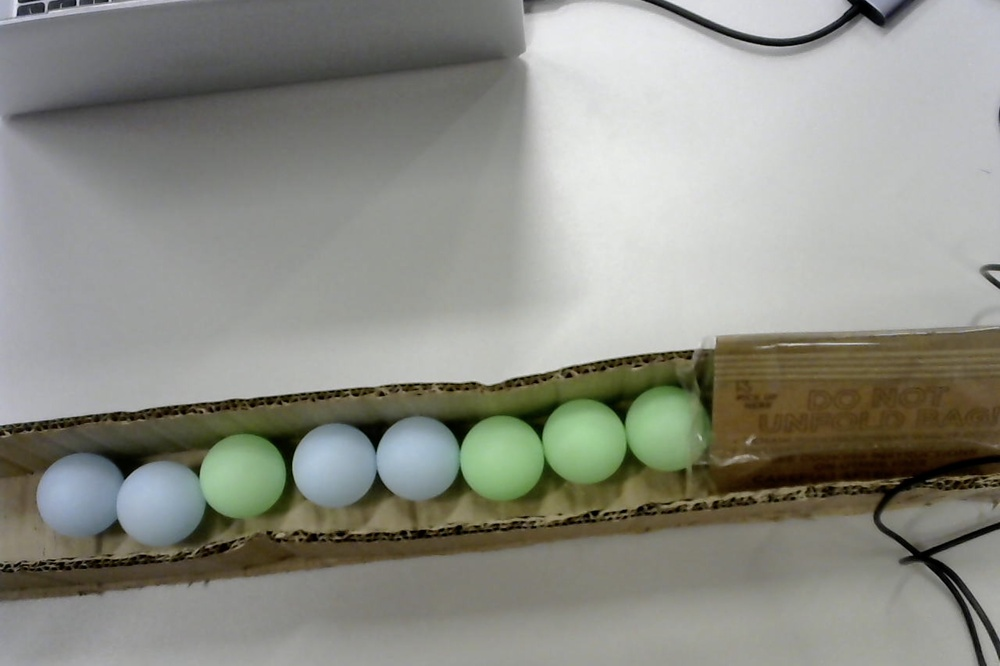
#> input picture src/vision/buffer_5.jpg, 1000 x 666 px, shrunk from 2972 x 1980 before the run
$ python opencv_test.py
#> lines starting #> are read from the running program, lines starting #| are printed output that depends on the picture; after the words box and inside, x2 and y2 are one past the last pixel; in counts of white or black regions, pixels touching at a corner belong together
# this filters by color to find the circles of either blue  or green color
import cv2
import numpy as np

GREEN_BIT_VALUE = 0
BLUE_BIT_VALUE = 1

frame = cv2.imread("buffer_5.jpg")
#> frame is the input picture: shape (666, 1000, 3); mean B, G, R 133.6, 142.1, 141.2

#TODO: create a while loop to take an iamge every 0.1 seconds
hsv = cv2.cvtColor(frame, cv2.COLOR_BGR2HSV)
#> hsv: shape (666, 1000, 3); mean H, S, V 52.1, 36, 145.2

blurred = cv2.GaussianBlur(hsv,(7,7),0)
#> blurred: shape (666, 1000, 3); mean H, S, V 52.1, 36, 145.2

# Threshold of blue in HSV space
lower_blue = np.array([60, 35, 150])
upper_blue = np.array([180, 255, 255])

# Threshold of green in HSV space
lower_green = np.array([50, 40, 20])
upper_green = np.array([70, 255, 255])

def main():
    # preparing the mask to overlay
    blue_mask = cv2.inRange(blurred, lower_blue, upper_blue)

    # preparing the mask to overlay
    green_mask = cv2.inRange(blurred, lower_green, upper_green)

    cv2.imshow('frame', frame)
    cv2.imshow('blue mask', blue_mask)


    green_contours = find_contours(green_mask)
    blue_contours = find_contours(blue_mask)
    print(f"green size: {len(green_contours)}")
    print(f"blue size: {len(blue_contours)}")

    cv2.imshow('green mask', green_mask)

    # covert the tuple into a list
    blue_contours = list(blue_contours)
    green_contours = list(green_contours)

    blue_contour_tuples = find_contour_centers(blue_contours)
    green_contour_tuples = find_contour_centers(green_contours)

    bits = []

    combined_list = blue_contour_tuples + green_contour_tuples

    while combined_list:
        # find the minimum tuple
        xs, _ = zip(*combined_list)
        minx_index = xs.index(min(xs))

        is_blue = blue_mask[combined_list[minx_index][1], combined_list[minx_index][0]]
        is_green = green_mask[combined_list[minx_index][1], combined_list[minx_index][0]]

        if is_blue == 255:
            bits.append(BLUE_BIT_VALUE)
        elif is_green == 255:
            bits.append(GREEN_BIT_VALUE)
        else:
            print("NOT BLUE OR GREEN")

        del combined_list[minx_index]

    print(bits)
    cv2.waitKey(0)

def find_contours(mask_image):
    # erode to get rid of unneeded pixels
    # kernel = np.ones((5, 5), np.uint8)
    kernel = cv2.getStructuringElement(cv2.MORPH_ELLIPSE,(4,4))

    blue_img_erosion = cv2.erode(mask_image, kernel, iterations=32)


    edged = cv2.Canny(blue_img_erosion, 30, 200)

    cv2.imshow('eroded', edged)

    contours, _ = cv2.findContours(edged,
        cv2.RETR_EXTERNAL, cv2.CHAIN_APPROX_NONE)

    return contours

def find_contour_centers(contours):
    contour_tuples = []
    for contour in contours:
        (x,y),_ = cv2.minEnclosingCircle(contour)
        print(f"{int(x)} {int(y)}")

        this_tuple =  (int(x), int(y))
        contour_tuples.append(this_tuple)
        # go from smallest x to highest x
        # and get the pixel value from the original image at each of those values
    return contour_tuples

if __name__ == '__main__':
    main()
#> in main, `blue_mask = cv2.inRange(blurred, lower_blue, upper_blue)`:
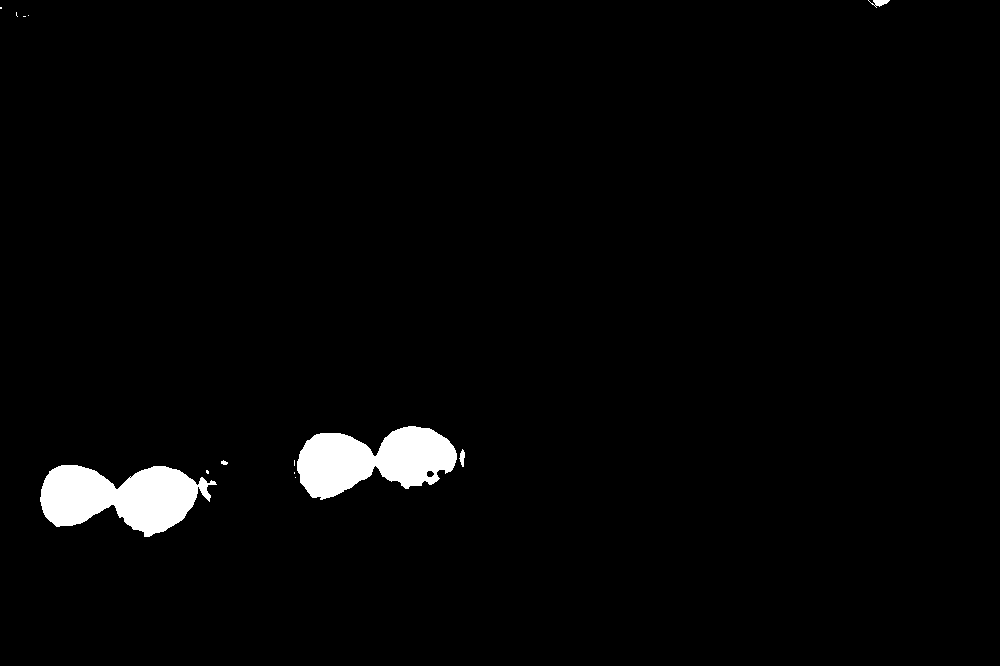
#> blue_mask: shape (666, 1000); 2.3% white; 13 white regions (8 under 20 px), largest, box (x1, y1, x2, y2) and area: (40, 465, 217, 537) 7904, (297, 426, 457, 500) 7513, (868, 0, 890, 8) 85, (459, 449, 465, 467) 65, (221, 460, 228, 465) 24
#> in main, `green_mask = cv2.inRange(blurred, lower_green, upper_green)`:
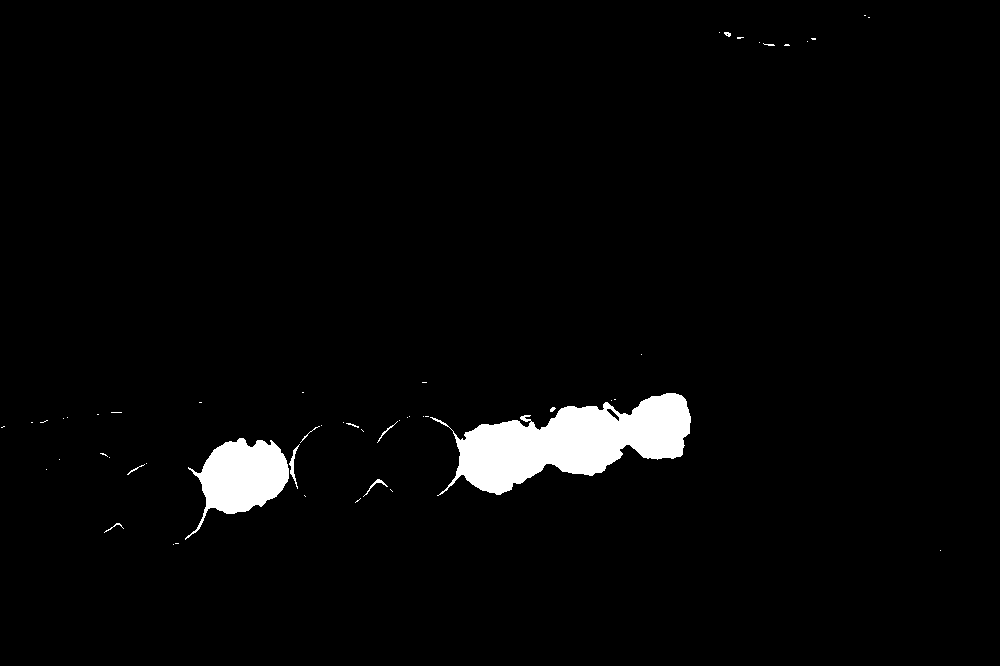
#> green_mask: shape (666, 1000); 2.9% white; 52 white regions (41 under 20 px), largest, box (x1, y1, x2, y2) and area: (430, 393, 691, 496) 13385, (185, 438, 289, 540) 5216, (289, 444, 300, 489) 125
#> in find_contours, `blue_img_erosion = cv2.erode(mask_image, kernel, iterations=32)`: blue_img_erosion: shape (666, 1000); every value is 0
#> in find_contours, `contours, _ = cv2.findContours(edged, cv2.RETR_EXTERNAL, cv2.CHAIN_APP..`: contours = []
#| green size: 0
#| blue size: 0

$ run again, with src/vision/buffer_2.jpg copied over src/vision/buffer_5.jpg
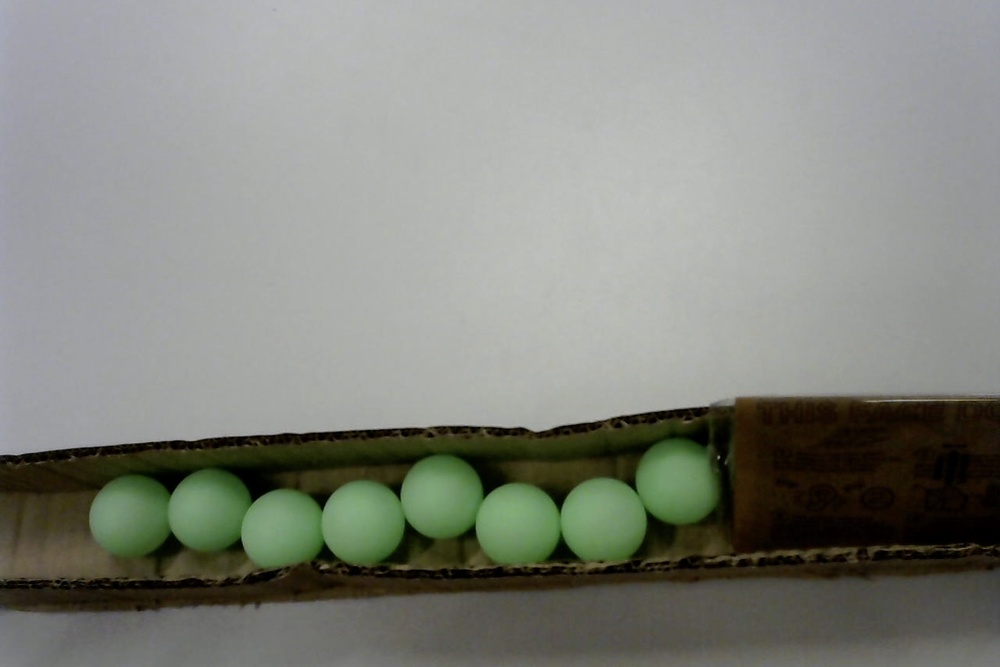
#> input picture src/vision/buffer_2.jpg, 1000 x 667 px, shrunk from 1440 x 960 before the run
#> frame is the input picture: shape (667, 1000, 3); mean B, G, R 125.7, 133.2, 130.9
#> hsv: shape (667, 1000, 3); mean H, S, V 56.2, 47.8, 135.3
#> blurred: shape (667, 1000, 3); mean H, S, V 56.2, 47.8, 135.3
#> in main, `blue_mask = cv2.inRange(blurred, lower_blue, upper_blue)`:
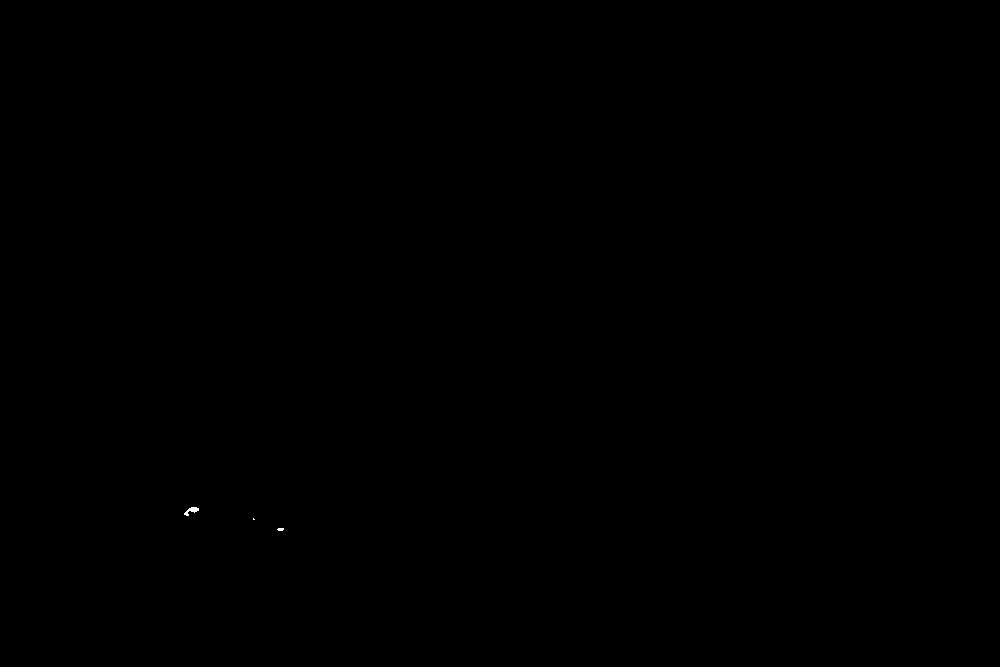
#> blue_mask: shape (667, 1000); 0.01% white; 3 white regions (2 under 20 px), largest, box (x1, y1, x2, y2) and area: (184, 507, 199, 516) 64
#> in main, `green_mask = cv2.inRange(blurred, lower_green, upper_green)`:
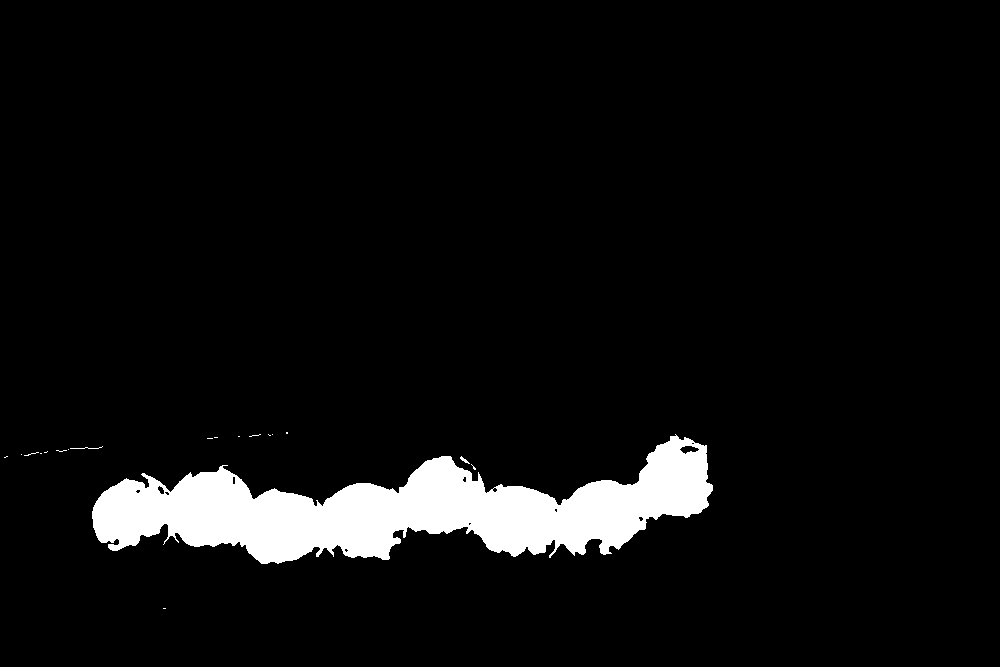
#> green_mask: shape (667, 1000); 5.8% white; 19 white regions (16 under 20 px), largest, box (x1, y1, x2, y2) and area: (92, 434, 713, 564) 38718, (70, 446, 103, 449) 33, (460, 456, 470, 464) 28
#> blue_img_erosion: shape (667, 1000); every value is 0
#> contours = []
#| green size: 0
#| blue size: 0

$ run again, with src/vision/buffer_3.jpg copied over src/vision/buffer_5.jpg
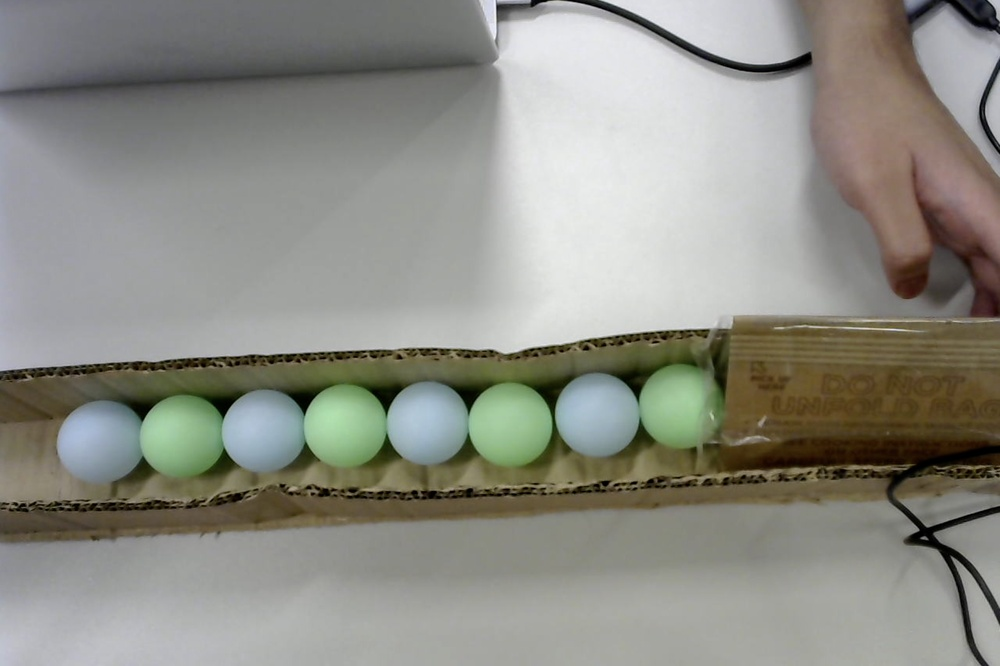
#> input picture src/vision/buffer_3.jpg, 1000 x 666 px, shrunk from 2972 x 1980 before the run
#> frame is the input picture: shape (666, 1000, 3); mean B, G, R 133, 141.3, 141.4
#> hsv: shape (666, 1000, 3); mean H, S, V 54.5, 36.4, 145.5
#> blurred: shape (666, 1000, 3); mean H, S, V 54.5, 36.4, 145.5
#> in main, `blue_mask = cv2.inRange(blurred, lower_blue, upper_blue)`:
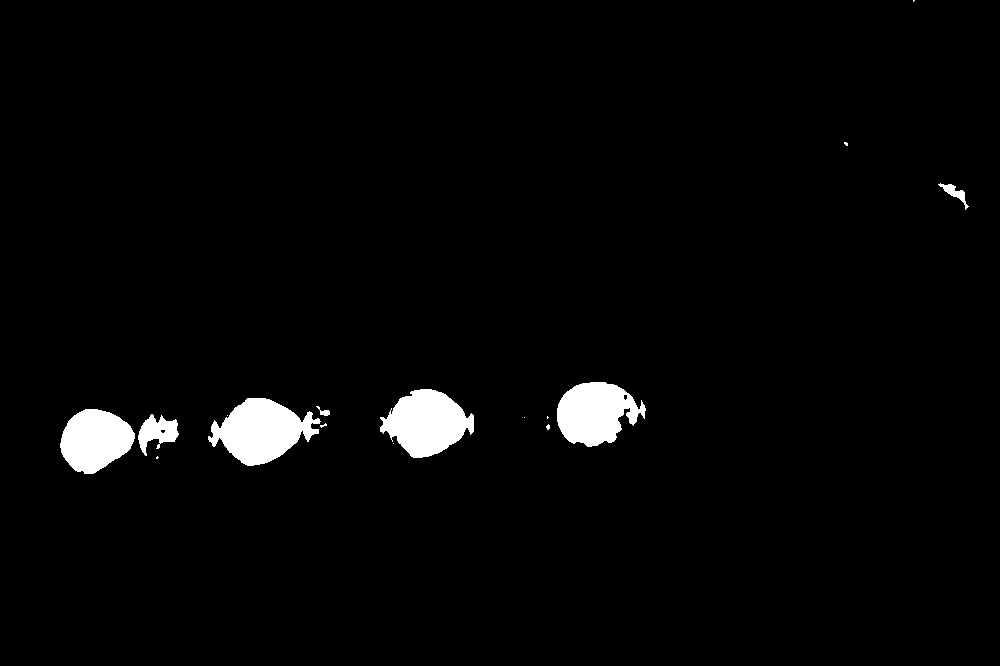
#> blue_mask: shape (666, 1000); 2.6% white; 16 white regions (9 under 20 px), largest, box (x1, y1, x2, y2) and area: (208, 398, 321, 466) 4533, (380, 389, 474, 458) 4214, (557, 382, 646, 447) 3916
#> in main, `green_mask = cv2.inRange(blurred, lower_green, upper_green)`:
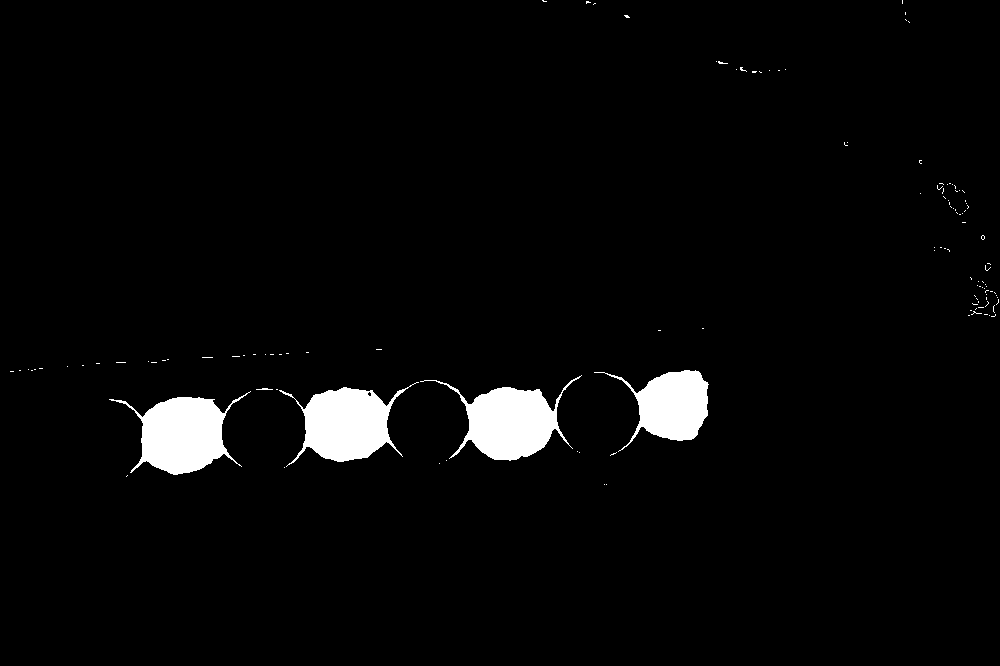
#> green_mask: shape (666, 1000); 3.2% white; 125 white regions (120 under 20 px), largest, box (x1, y1, x2, y2) and area: (109, 391, 251, 475) 5601, (420, 375, 582, 461) 5535, (279, 382, 419, 467) 5442, (594, 370, 709, 452) 4219, (256, 388, 273, 390) 23
#> blue_img_erosion: shape (666, 1000); every value is 0
#> contours = []
#| green size: 0
#| blue size: 0

$ run again, with src/vision/buffer_4.jpg copied over src/vision/buffer_5.jpg
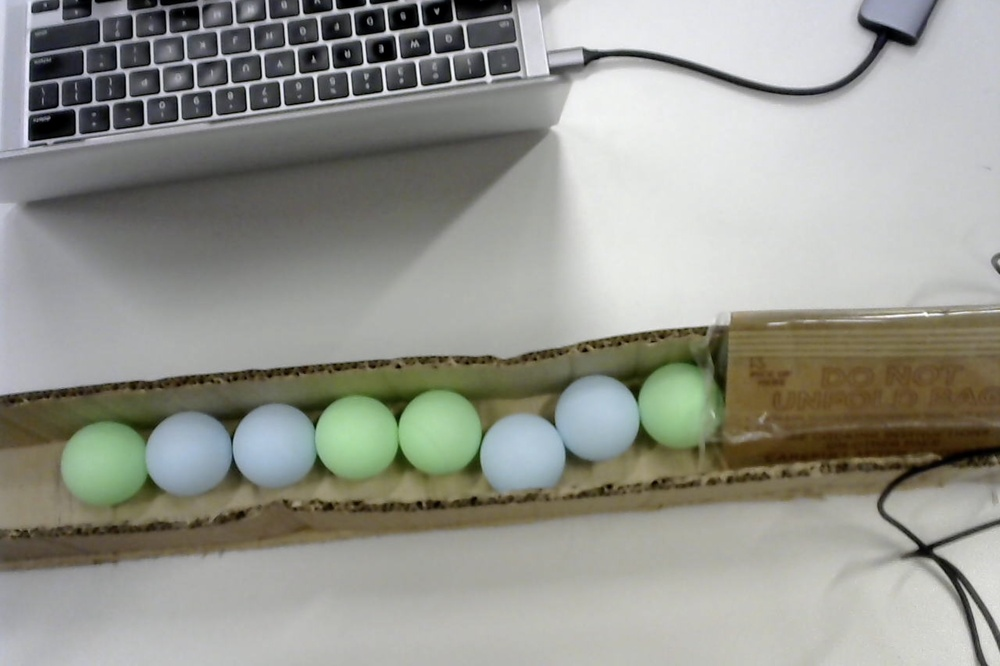
#> input picture src/vision/buffer_4.jpg, 1000 x 666 px, shrunk from 2972 x 1980 before the run
#> frame is the input picture: shape (666, 1000, 3); mean B, G, R 142.3, 150.1, 149.3
#> hsv: shape (666, 1000, 3); mean H, S, V 56.5, 32.7, 153.8
#> blurred: shape (666, 1000, 3); mean H, S, V 56.5, 32.7, 153.8
#> in main, `blue_mask = cv2.inRange(blurred, lower_blue, upper_blue)`:
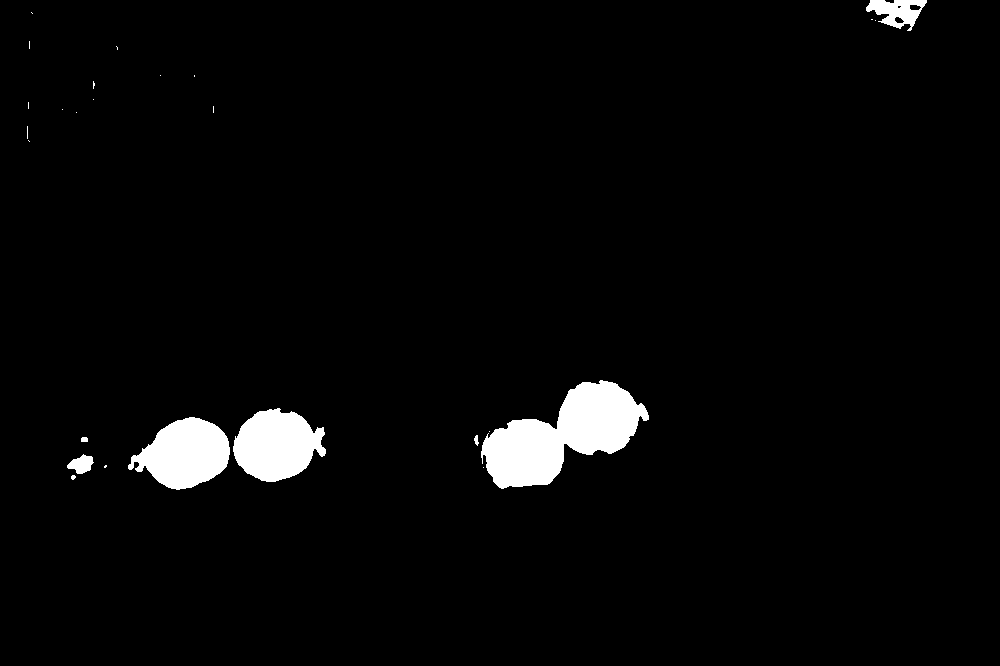
#> blue_mask: shape (666, 1000); 3.1% white; 26 white regions (19 under 20 px), largest, box (x1, y1, x2, y2) and area: (481, 380, 649, 489) 9432, (128, 417, 230, 490) 4830, (233, 408, 326, 482) 4816
#> in main, `green_mask = cv2.inRange(blurred, lower_green, upper_green)`:
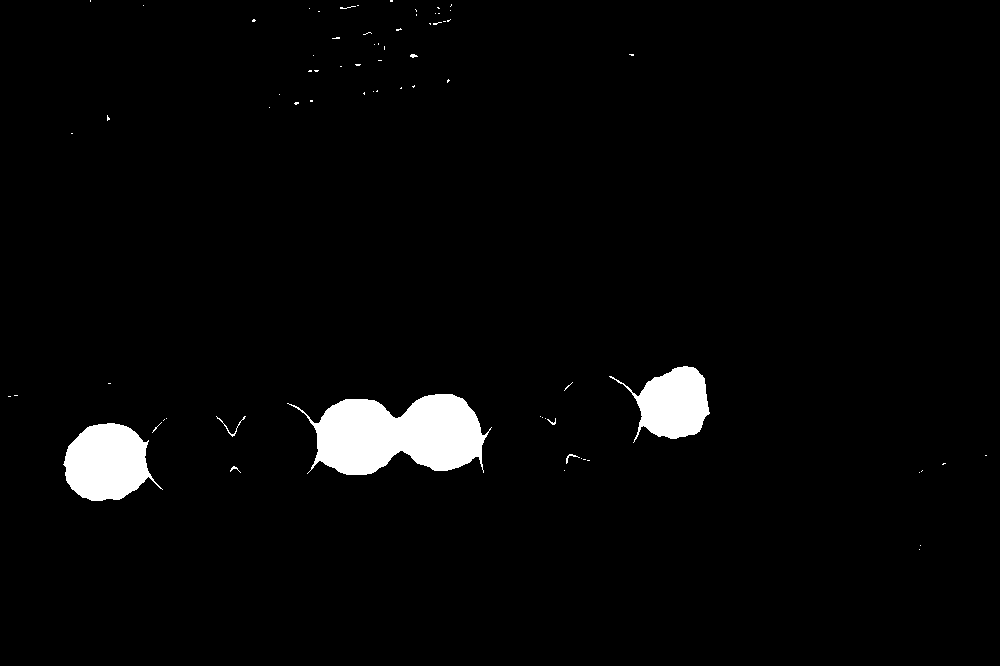
#> green_mask: shape (666, 1000); 3% white; 72 white regions (64 under 20 px), largest, box (x1, y1, x2, y2) and area: (287, 394, 492, 475) 10476, (63, 423, 163, 501) 5268, (609, 366, 710, 443) 4113
#> blue_img_erosion: shape (666, 1000); every value is 0
#> contours = []
#| green size: 0
#| blue size: 0
